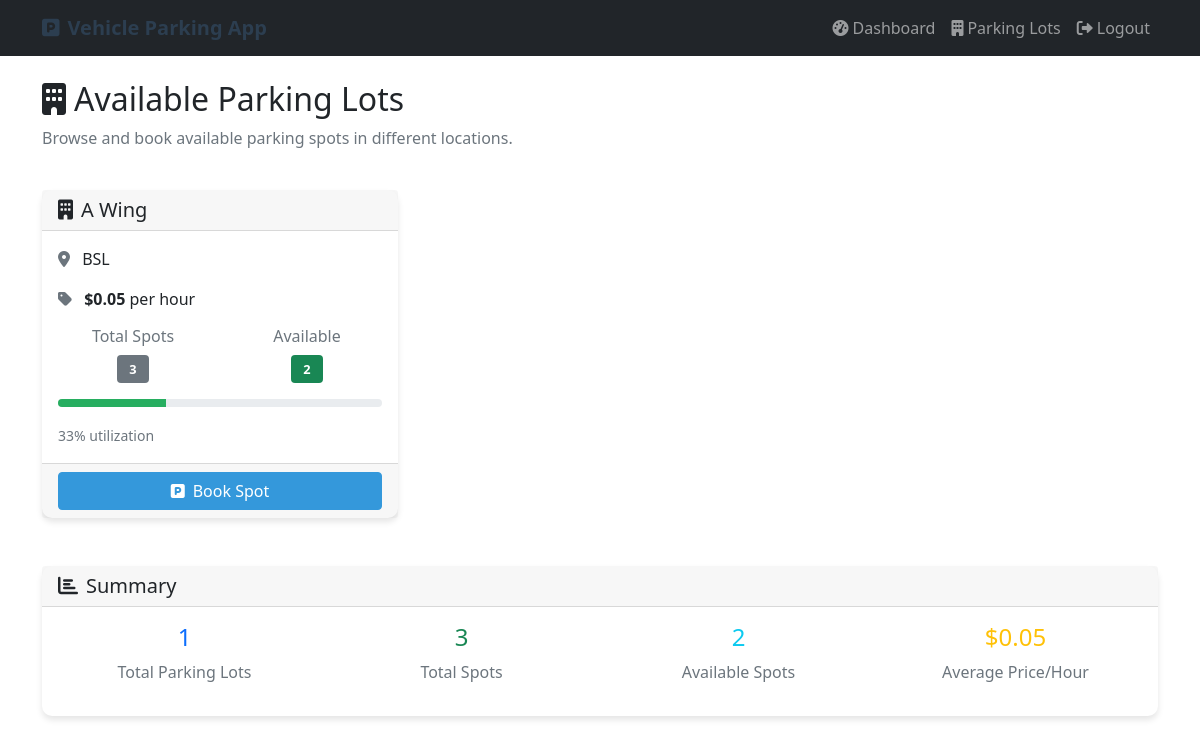
The page /user/parking-lots (signed in) on the database its author committed.
### tables this page shows
CREATE TABLE parking_lots (
            id INTEGER PRIMARY KEY AUTOINCREMENT,
            prime_location_name TEXT NOT NULL,
            price_per_hour REAL NOT NULL,
            address TEXT NOT NULL,
            pin_code TEXT NOT NULL,
            maximum_number_of_spots INTEGER NOT NULL,
            created_at TIMESTAMP DEFAULT CURRENT_TIMESTAMP
        );

### app.py (the view)
@app.route('/user/parking-lots')
@login_required
def user_parking_lots_route():
    return user_parking_lots()

### app.py (called while the page is built)
@login_manager.user_loader
def load_user(user_id):
    db = get_db()
    user_row = db.execute('SELECT * FROM users WHERE id = ?', (user_id,)).fetchone()
    if user_row:
        return User(user_row)
    return None

@app.context_processor
def inject_now():
    return {'now': datetime.now(timezone.utc)}

### controllers/auth_controller.py (called while the page is built)
    @property
    def is_authenticated(self):
        return True

### controllers/user_controller.py (called while the page is built)
def user_parking_lots():
    if getattr(current_user, 'role', None) == 'admin':
        flash('Access denied!', 'error')
        return redirect(url_for('index'))
    db = get_db()
    parking_lots = db.execute('SELECT * FROM parking_lots').fetchall()
    lots = []
    for lot in parking_lots:
        occupied_spots = db.execute('SELECT COUNT(*) FROM parking_spots WHERE lot_id = ? AND status = "O"', (lot['id'],)).fetchone()[0]
        available_spots = lot['maximum_number_of_spots'] - occupied_spots
        lot = dict(lot)
        lot['available_spots'] = available_spots
        lots.append(lot)
    return render_template('user_parking_lots.html', parking_lots=lots)

### models/database.py (called while the page is built)
def get_db():
    if 'db' not in g:
        g.db = sqlite3.connect(DATABASE)
        g.db.row_factory = sqlite3.Row
    return g.db

### templates/user_parking_lots.html (shortened to what this page needs)
{% extends "base.html" %}
{% block content %}
<div class="row mb-4">
    <div class="col-12">
        <h2><i class="fas fa-building me-2"></i>Available Parking Lots</h2>
        <p class="text-muted">Browse and book available parking spots in different locations.</p>
    </div>
</div>
<div class="row g-4">
    {% if parking_lots %}
        {% for lot in parking_lots %}
            <div class="col-md-6 col-lg-4">
                <div class="card h-100">
                    <div class="card-header">
                        <h5 class="mb-0">
                            <i class="fas fa-building me-2"></i>{{ lot.prime_location_name }}
                        </h5>
                    </div>
                    <div class="card-body">
                        <div class="mb-3">
                            <p class="card-text">
                                <i class="fas fa-map-marker-alt me-2 text-muted"></i>
                                {{ lot.address }}
                            </p>
                            <p class="card-text">
                                <i class="fas fa-tag me-2 text-muted"></i>
                                <strong>${{ "%.2f"|format(lot.price_per_hour) }}</strong> per hour
                            </p>
                        </div>
                        <div class="row mb-3">
                            <div class="col-6">
                                <div class="text-center">
                                    <h6 class="text-muted">Total Spots</h6>
                                    <span class="badge bg-secondary">{{ lot.maximum_number_of_spots }}</span>
                                </div>
                            </div>
                            <div class="col-6">
                                <div class="text-center">
                                    <h6 class="text-muted">Available</h6>
                                    {% if lot.available_spots > 0 %}
                                        <span class="badge bg-success">{{ lot.available_spots }}</span>
                                    {% else %}
                                        <span class="badge bg-danger">0</span>
                                    {% endif %}
                                </div>
                            </div>
                        </div>
                        <div class="progress mb-3" style="height: 8px;">
                            {% set utilization = ((lot.maximum_number_of_spots - lot.available_spots) / lot.maximum_number_of_spots) * 100 %}
                            <div class="progress-bar" role="progressbar"
                                 style="width: {{ utilization }}%; background-color: {% if utilization > 80 %}#e74c3c{% elif utilization > 50 %}#f39c12{% else %}#27ae60{% endif %};"
                                 aria-valuenow="{{ utilization }}" aria-valuemin="0" aria-valuemax="100">
                            </div>
                        </div>
                        <small class="text-muted">
                            {{ "%.0f"|format(utilization) }}% utilization
                        </small>
                    </div>
                    <div class="card-footer">
                        {% if lot.available_spots > 0 %}
                            <a href="{{ url_for('book_spot_route', lot_id=lot.id) }}"
                               class="btn btn-primary w-100"
                               onclick="return confirm('Are you sure you want to book a spot in {{ lot.prime_location_name }}?')">
                                <i class="fas fa-parking me-2"></i>Book Spot
                            </a>
                        {% else %}
                            <button class="btn btn-secondary w-100" disabled>
                                <i class="fas fa-times me-2"></i>No Spots Available
                            </button>
                        {% endif %}
                    </div>
                </div>
            </div>
        {% endfor %}
    {% endif %}
</div>
{% if parking_lots %}
    <div class="row mt-5">
        <div class="col-12">
            <div class="card">
                <div class="card-header">
                    <h5 class="mb-0"><i class="fas fa-chart-bar me-2"></i>Summary</h5>
                </div>
                <div class="card-body">
                    <div class="row text-center">
                        <div class="col-md-3">
                            <h4 class="text-primary">{{ parking_lots|length }}</h4>
                            <p class="text-muted">Total Parking Lots</p>
                        </div>
                        <div class="col-md-3">
                            <h4 class="text-success">
                                {% set total_spots = parking_lots|sum(attribute='maximum_number_of_spots') %}
                                {{ total_spots }}
                            </h4>
                            <p class="text-muted">Total Spots</p>
                        </div>
                        <div class="col-md-3">
                            <h4 class="text-info">
                                {% set total_available = parking_lots|sum(attribute='available_spots') %}
                                {{ total_available }}
                            </h4>
                            <p class="text-muted">Available Spots</p>
                        </div>
                        <div class="col-md-3">
                            <h4 class="text-warning">
                                {% set avg_price = parking_lots|sum(attribute='price_per_hour') / parking_lots|length %}
                                ${{ "%.2f"|format(avg_price) }}
                            </h4>
                            <p class="text-muted">Average Price/Hour</p>
                        </div>
                    </div>
                </div>
            </div>
        </div>
    </div>
{% endif %}
{% endblock %}

### static/css/style.css (style rules this page uses)
.card { box-shadow: 0 4px 6px rgba(0, 0, 0, 0.1); border: none; border-radius: 10px; transition: transform 0.2s ease-in-out; }
.btn-primary { background-color: #3498db; border-color: #3498db; }
.progress { border-radius: 10px; }
.badge { font-size: 0.8rem; padding: 0.5rem 0.8rem; }

### rows shown on the page
parking_lots: prime_location_name "A Wing", address "BSL", price_per_hour "0.05", maximum_number_of_spots "3", available_spots "2", {{ utilization }} 33.33333333333333 (drawn), utilization "33"

### other values the page prints
{{ parking_lots|length }} "1"
{{ total_spots }} "3"
{{ total_available }} "2"
{{ "%.2f"|format(avg_price) }} "0.05"
